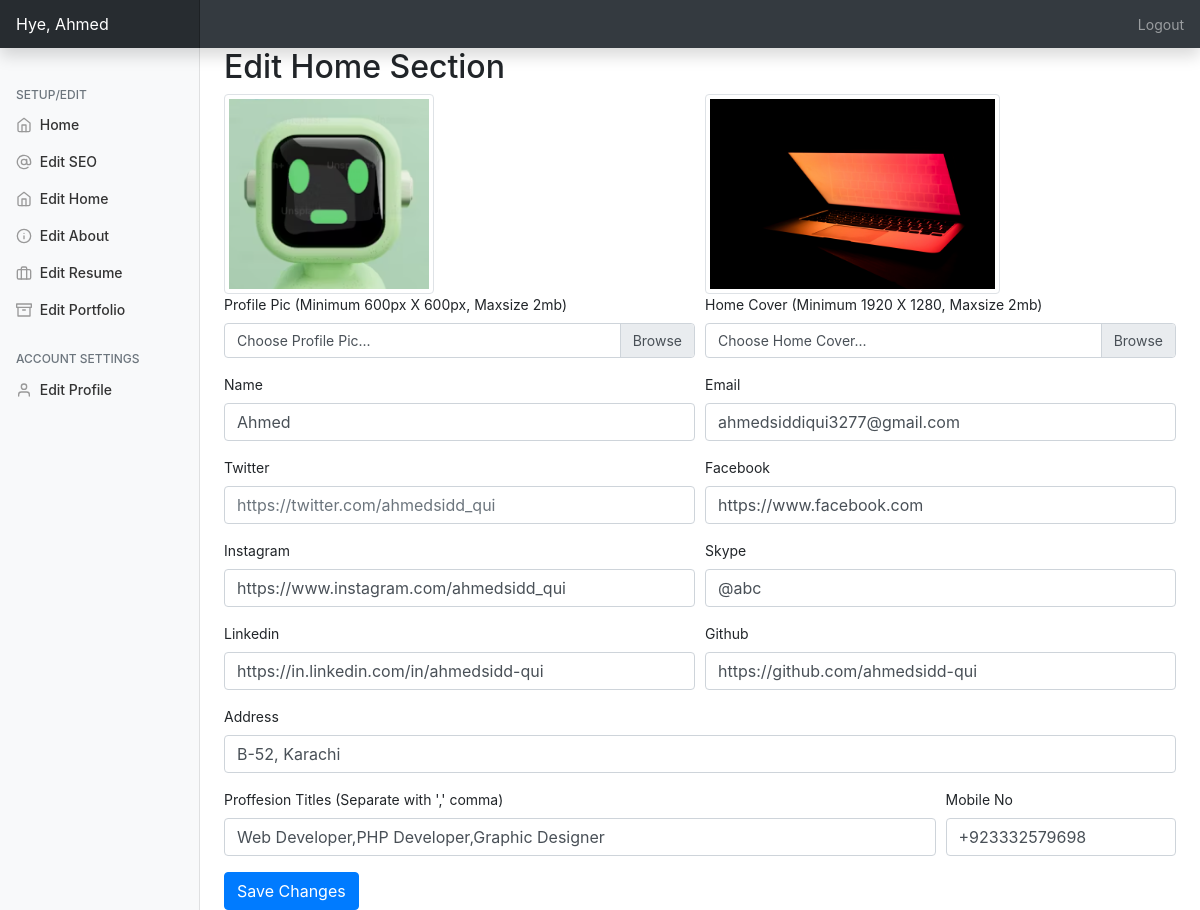
The page /admin/?edithome=true (signed in) on the database its author committed.
### tables this page shows
CREATE TABLE `personal_setup` (
  `id` int(11) NOT NULL,
  `profilepic` varchar(250) NOT NULL,
  `name` varchar(250) NOT NULL,
  `twitter` varchar(200) NOT NULL,
  `facebook` varchar(200) NOT NULL,
  `instagram` varchar(200) NOT NULL,
  `skype` varchar(200) NOT NULL,
  `linkedin` varchar(200) NOT NULL,
  `github` varchar(200) NOT NULL,
  `homewallpaper` varchar(200) NOT NULL,
  `professions` varchar(200) NOT NULL,
  `location` text NOT NULL,
  `mobile` varchar(200) NOT NULL,
  `emailid` varchar(200) NOT NULL
);

### admin/php/home.php (the view, shortened to what this page needs)
<h2>Edit Home Section</h2>
         <form method="post" action="php/uhome.php" enctype="multipart/form-data">
  <div class="form-row">
  <div class="form-group col-md-6">
  <img src="../assets/img/<?=$data['profilepic']?>" class="oo img-thumbnail"><br>
  <label>Profile Pic (Minimum 600px X 600px, Maxsize 2mb)</label>
  <div class="custom-file">
    <label class="custom-file-label" for="profilepic">Choose Profile Pic...</label>
  </div></div>
  <div class="form-group col-md-6">
  <img src="../assets/img/<?=$data['homewallpaper']?>" class="oo img-thumbnail">
  <label>Home Cover (Minimum 1920 X 1280, Maxsize 2mb)</label>
  <div class="custom-file">
    <label class="custom-file-label" for="profilepic">Choose Home Cover...</label>
  </div></div>
   <div class="form-group col-md-6">
      <label for="name">Name</label>
      <input type="name" name="name" value="<?=$data['name']?>" class="form-control" id="name" placeholder="Ahmed">
    </div>
    <div class="form-group col-md-6">
      <label for="email">Email</label>
      <input type="email" name="email" value="<?=$data['emailid']?>" class="form-control" id="email" placeholder="ahmedsiddiqui3277@gmail.com">
    </div>
    <div class="form-group col-md-6">
      <label for="twitter">Twitter</label>
      <input type="text" class="form-control" value="<?=$data['twitter']?>" name="twitter" id="twitter" placeholder="https://twitter.com/ahmedsidd_qui">
    </div>
    <div class="form-group col-md-6">
      <label for="facebook">Facebook</label>
      <input type="text" class="form-control" value="<?=$data['facebook']?>" name="facebook" id="facebook" placeholder="https://facebook.com">
    </div>
    <div class="form-group col-md-6">
      <label for="instagram">Instagram</label>
      <input type="text" class="form-control" value="<?=$data['instagram']?>" name="instagram" id="instagram" placeholder="https://instagram.com/ahmedsidd_qui">
    </div>
    <div class="form-group col-md-6">
      <label for="skype">Skype</label>
      <input type="text" value="<?=$data['skype']?>" class="form-control" name="skype" id="skype" placeholder="@abc">
    </div>
    <div class="form-group col-md-6">
      <label for="linkedin">Linkedin</label>
      <input type="text" class="form-control" value="<?=$data['linkedin']?>" name="linkedin" id="linkedin" placeholder="https://linkedin.com/ahmedsidd-qui">
    </div>
    <div class="form-group col-md-6">
      <label for="github">Github</label>
      <input type="text" class="form-control"  value="<?=$data['github']?>" name="github" id="github" placeholder="https://github.com/ahmedsidd-qui">
    </div>
  </div>
  <div class="form-group">
    <label for="address">Address</label>
    <input type="text" name="address" value="<?=$data['location']?>" class="form-control" id="address" placeholder="B-53, Karachi">
  </div>
  <div class="form-row">
  <div class="form-group col-md-9">
    <label for="profession">Proffesion Titles (Separate with ',' comma)</label>
    <input type="text" class="form-control" name="profession" value="<?=$data['professions']?>" id="profession" placeholder="Web Developer,PHP Developer,Graphic Designer">
  </div>
  <div class="form-group col-md-3">
    <label for="mobile">Mobile No</label>
    <input type="text" class="form-control" value="<?=$data['mobile']?>" name="mobile" id="mobile" placeholder="+923332579698">
  </div>
             </div>
  <input type="submit" name="save" class="btn btn-primary" value="Save Changes">
</form>

### admin/css/dashboard.css (style rules this page uses)
body { font-size: .875rem; }

### admin/index.php (style rules this page uses)
.oo { height: 200px; }

### rows shown on the page
personal_setup: profilepic (picture), homewallpaper (picture), name "Ahmed", email "ahmedsiddiqui3277@gmail.com", facebook "https://www.facebook.com", instagram "https://www.instagram.com/ahmedsidd_qui", skype "@abc", linkedin "https://in.linkedin.com/in/ahmedsidd-qui", github "https://github.com/ahmedsidd-qui", address "B-52, Karachi", profession "Web Developer,PHP Developer,Graphic Designer", mobile "+923332579698"

### other values the page prints
$_SESSION['username'] "Ahmed"
